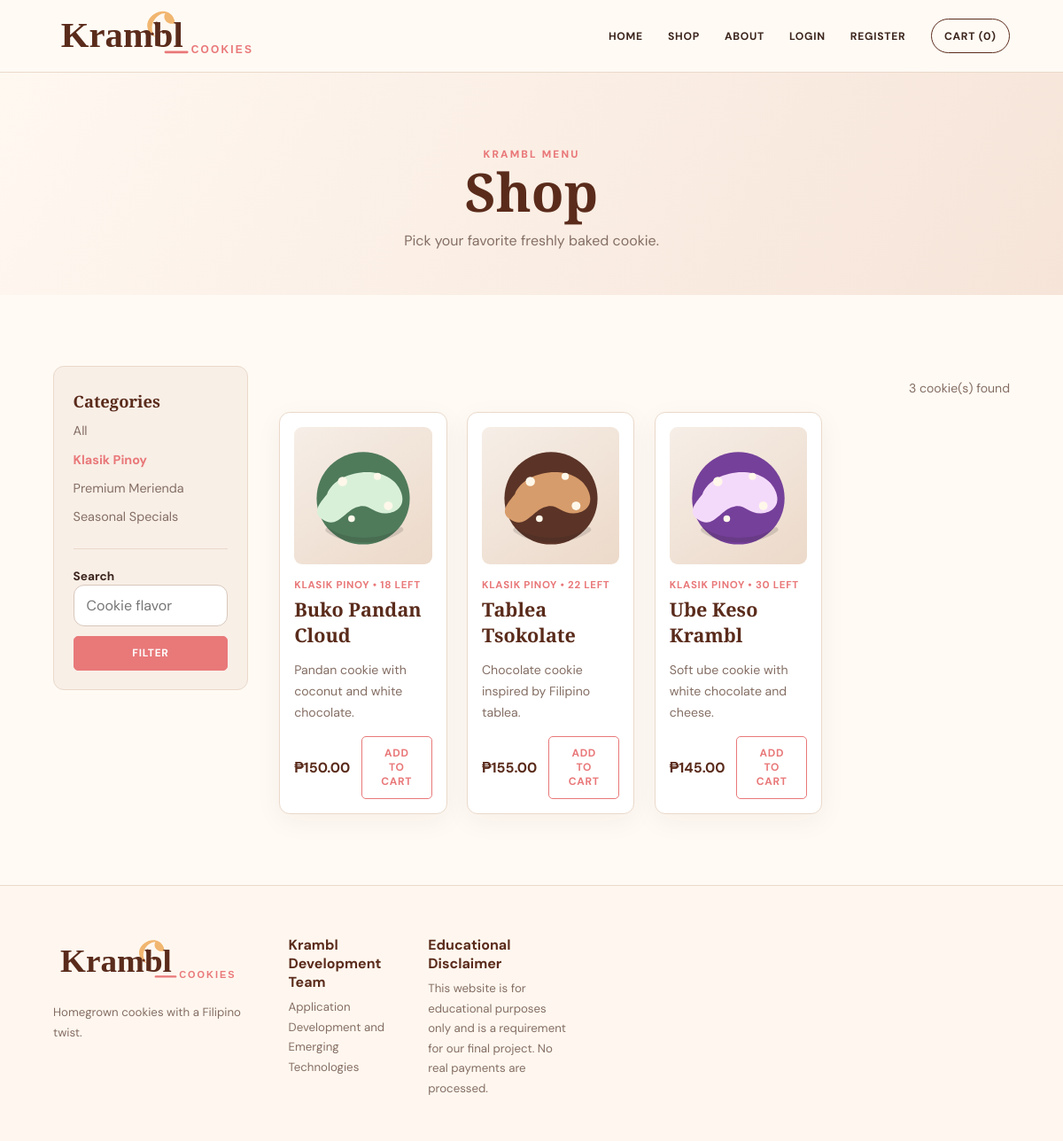
Page /store.php?category=1 on the committed database.
### tables this page shows
CREATE TABLE categories (
    id INT AUTO_INCREMENT PRIMARY KEY,
    name VARCHAR(80) NOT NULL
);

CREATE TABLE products (
    id INT AUTO_INCREMENT PRIMARY KEY,
    category_id INT NOT NULL,
    name VARCHAR(120) NOT NULL,
    description TEXT NOT NULL,
    price DECIMAL(10,2) NOT NULL,
    stock INT NOT NULL DEFAULT 0,
    image VARCHAR(255) NOT NULL,
    is_active TINYINT(1) NOT NULL DEFAULT 1,
    FOREIGN KEY (category_id) REFERENCES categories(id)
);

### includes/functions.php (called while the page is built, shortened)
<?php
function clean($value) {
    return htmlspecialchars($value, ENT_QUOTES, "UTF-8");
}
function money($value) {
    return "₱" . number_format($value, 2);
}
?>

### store.php (the view, shortened to what this page needs)
<?php
include __DIR__ . "/config.php";
$category = 0;
$search = "";
if (isset($_GET["category"])) {
    $category = (int) $_GET["category"];
}
$sql = "SELECT products.*, categories.name AS category_name
        FROM products
        INNER JOIN categories ON products.category_id = categories.id
        WHERE products.is_active = 1";
if ($category > 0) {
    $sql = $sql . " AND products.category_id = $category";
}
$sql = $sql . " ORDER BY categories.name, products.name";
$products = mysqli_query($conn, $sql);
$categories = mysqli_query($conn, "SELECT * FROM categories ORDER BY name");
include "includes/header.php";
?>
<section class="page-hero compact">
    <span class="eyebrow">Krambl Menu</span>
    <h1>Shop</h1>
    <p>Pick your favorite freshly baked cookie.</p>
</section>
<section class="shop-layout section">
    <aside class="shop-sidebar">
        <h3>Categories</h3>
        <a href="store.php" class="<?php if ($category == 0) echo "active"; ?>">All</a>
        <?php while ($row = mysqli_fetch_array($categories, MYSQLI_ASSOC)) { ?>
            <a href="?category=<?php echo $row["id"]; ?>"
               class="<?php if ($category == $row["id"]) echo "active"; ?>">
                <?php echo clean($row["name"]); ?>
            </a>
        <?php } ?>
        <hr>
        <form method="get">
            <label>Search</label>
            <input name="q" value="<?php echo clean($search); ?>" placeholder="Cookie flavor">
            <button class="btn small">Filter</button>
        </form>
    </aside>
    <div>
        <div class="shop-top">
            <p><?php echo mysqli_num_rows($products); ?> cookie(s) found</p>
        </div>
        <div class="product-grid">
            <?php while ($product = mysqli_fetch_array($products, MYSQLI_ASSOC)) { ?>
                <article class="product-card">
                    <div class="product-image">
                        <img src="<?php echo clean($product["image"]); ?>" alt="<?php echo clean($product["name"]); ?>">
                    </div>
                    <span><?php echo clean($product["category_name"]); ?> • <?php echo $product["stock"]; ?> left</span>
                    <h3><?php echo clean($product["name"]); ?></h3>
                    <p><?php echo clean($product["description"]); ?></p>
                    <div class="product-bottom">
                        <strong><?php echo money($product["price"]); ?></strong>
                        <?php if ($product["stock"] > 0) { ?>
                            <form method="post" action="cart.php">
                                <button class="btn outline small" name="add">Add to Cart</button>
                            </form>
                        <?php } else { ?>
                            <em>Sold out</em>
                        <?php } ?>
                    </div>
                </article>
            <?php } ?>
        </div>
    </div>
</section>
<?php include "includes/footer.php"; ?>

### assets/css/style.css (style rules this page uses)
:root { --brown: #5a2b1b; --brown2: #7b432c; --coral: #e97879; --coral-dark: #d85f61; --cream: #fffaf4; --beige: #f6eadc; --peach: #f4d4bf; --ink: #3b251d; --muted: #846e64; --line: #ead9ca; --white: #fff; --shadow: 0 18px 50px rgba(86, 44, 28, 0.1); }
* { box-sizing: border-box; }
html { scroll-behavior: smooth; }
body { margin: 0; background: var(--cream); color: var(--ink); font-family: "DM Sans", sans-serif; }
a { color: inherit; }
img { max-width: 100%; display: block; }
button, input, select, textarea { font: inherit; }
h1, h2, h3 { font-family: "Playfair Display", serif; color: var(--brown); margin: 0.3rem 0; }
h1 { font-size: clamp(3rem, 6.4vw, 6.2rem); line-height: 0.95; }
h3 { font-size: 1.35rem; }
p { line-height: 1.7; }
.eyebrow { text-transform: uppercase; letter-spacing: 0.18em; font-size: 0.74rem; font-weight: 800; color: var(--coral); }
.btn { display: inline-flex; align-items: center; justify-content: center; background: var(--coral); color: #fff; border: 1px solid var(--coral); border-radius: 5px; padding: 0.9rem 1.35rem; text-decoration: none; text-transform: uppercase; font-weight: 700; font-size: 0.75rem; letter-spacing: 0.06em; cursor: pointer; transition: 0.2s; }
.btn.small { padding: 0.65rem 1rem; }
.btn.outline { background: transparent; color: var(--coral); }
.section { padding: 5rem 5vw; }
.product-grid { display: grid; grid-template-columns: repeat(4, minmax(0, 1fr)); gap: 1.4rem; }
.product-card { background: #fff; border: 1px solid var(--line); border-radius: 12px; padding: 1rem; box-shadow: 0 8px 30px rgba(86, 44, 28, 0.05); transition: 0.25s; }
.product-image { background: linear-gradient(145deg, #f6eee7, #ecd9c9); border-radius: 9px; overflow: hidden; aspect-ratio: 1; }
.product-card img { width: 100%; height: 100%; object-fit: contain; padding: 0.3rem; transition: 0.3s; }
.product-card > span { display: block; color: var(--coral); font-size: 0.72rem; font-weight: 700; margin-top: 1rem; text-transform: uppercase; letter-spacing: 0.06em; }
.product-card h3 { font-size: 1.35rem; }
.product-card p { font-size: 0.88rem; color: var(--muted); min-height: 48px; }
.product-bottom { display: flex; align-items: center; justify-content: space-between; gap: 0.8rem; }
.product-bottom strong { color: var(--brown); font-size: 1rem; }
.page-hero { padding: 5rem 5vw 3rem; background: linear-gradient(120deg, #fff8f1, #f6e4d8); text-align: center; }
.page-hero.compact h1 { font-size: clamp(2.8rem, 5vw, 4.5rem); }
.page-hero p { max-width: 650px; margin: 0.8rem auto 0; color: var(--muted); }
.shop-layout { display: grid; grid-template-columns: 220px 1fr; gap: 2.2rem; align-items: start; }
.shop-sidebar { background: #f8efe7; border: 1px solid var(--line); border-radius: 12px; padding: 1.35rem; position: sticky; top: 105px; }
.shop-sidebar h3 { font-size: 1.15rem; }
.shop-sidebar > a { display: block; padding: 0.45rem 0; text-decoration: none; font-size: 0.9rem; color: var(--muted); }
.shop-sidebar > a.active, .shop-sidebar > a:hover { color: var(--coral); font-weight: 700; }
.shop-sidebar hr { border: 0; border-top: 1px solid var(--line); margin: 1.2rem 0; }
.shop-sidebar label { font-weight: 700; font-size: 0.85rem; }
.shop-sidebar .btn { width: 100%; margin-top: 0.7rem; }
.shop-top { display: flex; justify-content: flex-end; color: var(--muted); font-size: 0.88rem; }
input, textarea, select { width: 100%; padding: 0.85rem 1rem; border: 1px solid var(--line); border-radius: 6px; background: white; color: var(--ink); }
.form-card input, .form-card textarea, .form-card select, .shop-sidebar input, .shop-sidebar select { width: 100%; padding: 12px 14px; border: 1px solid #d8c7bb; border-radius: 12px; background: #fff; }

### rows in the picture
categories: name "Klasik Pinoy"
categories: name "Premium Merienda"
categories: name "Seasonal Specials"
products: image (picture), category.name "KLASIK PINOY", stock "18", name "Buko Pandan Cloud", description "Pandan cookie with coconut and white chocolate.", price "₱150.00"
products: image (picture), category.name "KLASIK PINOY", stock "22", name "Tablea Tsokolate", description "Chocolate cookie inspired by Filipino tablea.", price "₱155.00"
products: image (picture), category.name "KLASIK PINOY", stock "30", name "Ube Keso Krambl", description "Soft ube cookie with white chocolate and cheese.", price "₱145.00"

### other values in the picture
cart_count() "0"
mysqli_num_rows($products) "3"
GROUP_NAME "Krambl Development Team"
